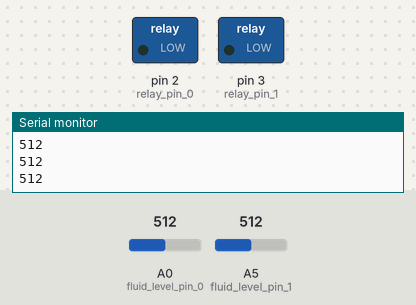
The program below on a simulated Arduino Uno, built with avr-gcc and run on an emulated ATmega328P. Parts: switched loads named in the program (green lamp = pin HIGH), the last lines printed to the serial monitor. The inputs (shaded band) are chosen by the test bench; at power-on: A0 (fluid_level_pin_0) = 512, A5 (fluid_level_pin_1) = 512.

Above: at 1.2 s.
1.3 s: A0 (fluid_level_pin_0) set to 468
2.8 s: A0 (fluid_level_pin_0) set to 438
At 3.4 s:
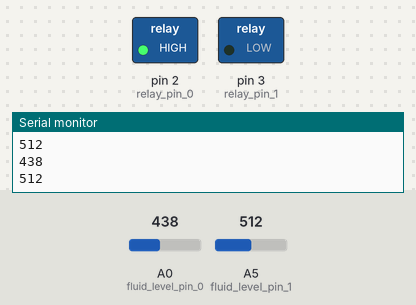
4.5 s: A5 (fluid_level_pin_1) set to 463
6.0 s: A5 (fluid_level_pin_1) set to 435
At 7.1 s:
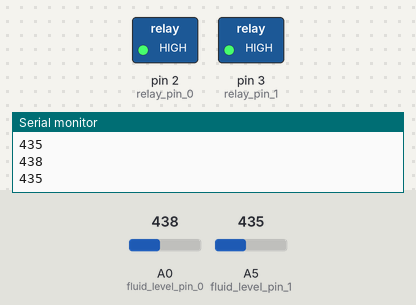
7.5 s: A0 (fluid_level_pin_0) set to 488
9.0 s: A0 (fluid_level_pin_0) set to 513
At 9.6 s:
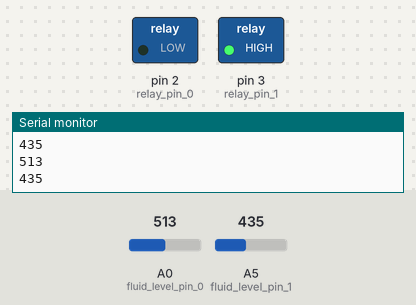
Timing chart, 0 to 11.5 s (numbered marks = the images above; inputs shaded):
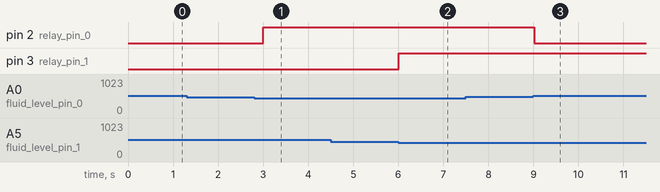

The program:

main.cpp
```cpp
#include <Arduino.h>

int fluid_level_pin_0 = A0;
int fluid_level_pin_1 = A5;
int relay_pin_0 = 2;
int relay_pin_1 = 3;

int fluid_level_0 = 0;
int fluid_level_1 = 0;

int on_fluid_level = 500;
int off_fluid_level = on_fluid_level - 50;

void setup() {
  // put your setup code here, to run once:
  Serial.begin(9600);
  pinMode(relay_pin_0, OUTPUT);
  pinMode(relay_pin_1, OUTPUT);
  digitalWrite(relay_pin_0, HIGH);
  digitalWrite(relay_pin_1, HIGH);
}

void loop() {
  fluid_level_0 = analogRead(fluid_level_pin_0);
  Serial.println(fluid_level_0);
  Serial.println(fluid_level_1);

  if (fluid_level_0 > on_fluid_level){
    digitalWrite(relay_pin_0, LOW);
  } else if (fluid_level_0 < off_fluid_level) {
    digitalWrite(relay_pin_0, HIGH);
  }

  fluid_level_1 = analogRead(fluid_level_pin_1);
  //fluid_level_1 = 0;
  if (fluid_level_1 > on_fluid_level){
    digitalWrite(relay_pin_1, LOW);
  } else if (fluid_level_1 < off_fluid_level) {
    digitalWrite(relay_pin_1, HIGH);
  }

  delay(300);
}
```

Measured:
- the behaviour switches between 450 and 449 on A0 (fluid_level_pin_0) (found by bisection; images 0 and 1)
- the behaviour switches between 450 and 449 on A5 (fluid_level_pin_1) (found by bisection; images 1 and 2)
- the behaviour switches between 500 and 501 on A0 (fluid_level_pin_0) (found by bisection; images 2 and 3)
- after the input at 2.8 s, pin 2 (relay_pin_0): LOW → HIGH after 0.21 s
- after the input at 6.0 s, pin 3 (relay_pin_1): LOW → HIGH at once
- after the input at 9.0 s, pin 2 (relay_pin_0): HIGH → LOW at once
